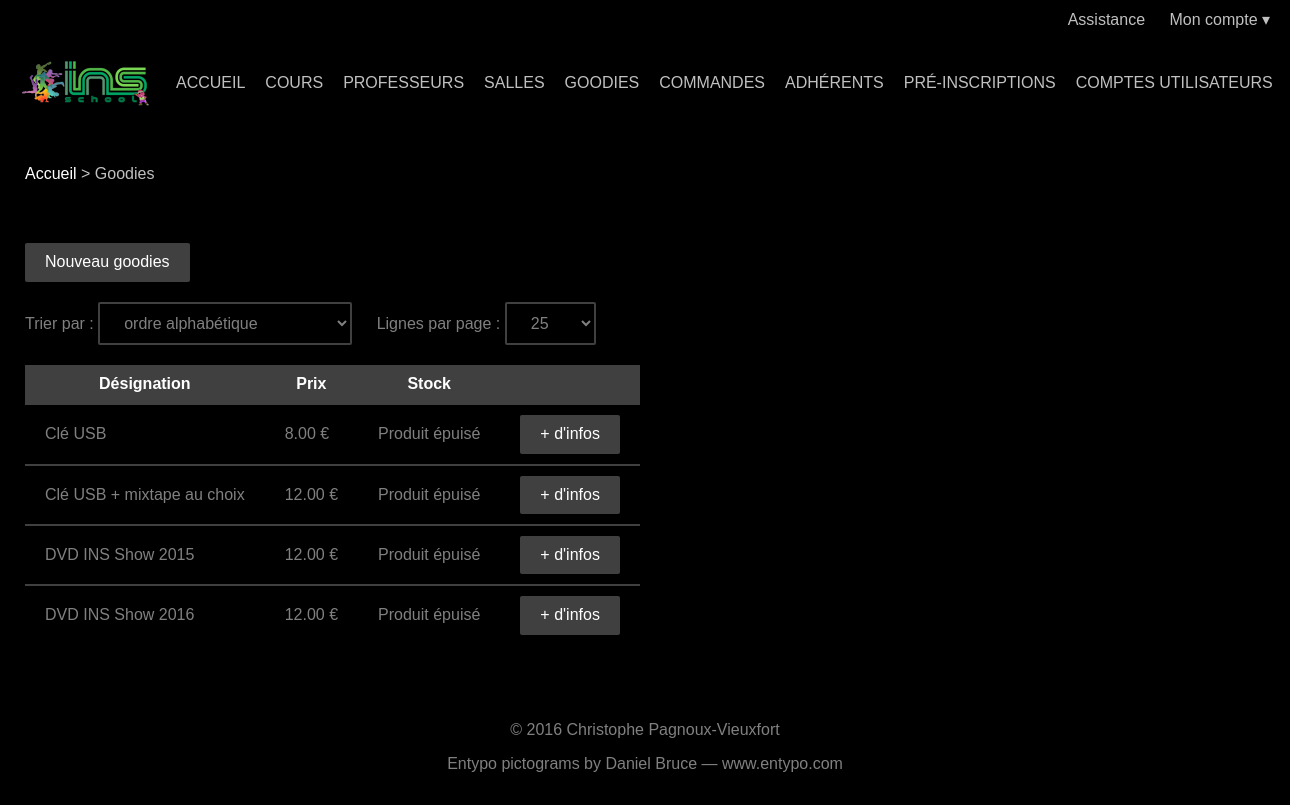
The app's page /overview.php?table=goody (signed in) with its own data.
### tables this page shows
CREATE TABLE `goody` (
  `goody_id` smallint(5) UNSIGNED NOT NULL,
  `name` varchar(50) NOT NULL,
  `description` tinytext,
  `price` decimal(4,2) DEFAULT NULL,
  `stock` smallint(5) UNSIGNED NOT NULL DEFAULT '0'
);

### views/table_goody.html.php (the view, shortened to what this page needs)
<ol class="breadcrumb">
  <li><?php link_home() ?></li>
  <li>Goodies</li>
</ol>
<div class="container">
  <ul class="action-links">
    <li><?php link_add_entity($table) ?></li>
  </ul>
  <?php if (mysqli_num_rows($result) != 0): ?>
    <table>
      <tr>
        <th>Désignation</th>
        <th>Prix</th>
        <th>Stock</th>
        <th></th>
      </tr>
      <?php while ($row = mysqli_fetch_assoc($result)): ?>
        <?php $row = html_encode_strings($row) ?>
        <tr>
          <td><?php echo $row['name'] ?></td>
          <td><?php echo $row['price'] ?> €</td>
          <td><?php echo product_status($row['stock']) ?></td>
          <td><?php link_entity('goody', $row['goody_id']) ?></td>
        </tr>
      <?php endwhile ?>
    </table>
  <?php else: ?>
    <p>Aucun goodies</p>
  <?php endif ?>
</div>

### src/util.php (shortened to what this page needs)
<?php
require_once 'src/table.php';
function link_home()
{
	echo '<a href="index.php">Accueil</a>';
}
function link_table($table)
{
	$label = '';
	switch ($table) {
	case 'goody':
		$label = 'Goodies';
		break;
	case 'lesson':
		$label = 'Cours';
		break;
	case 'member':
		$label = 'Adhérents';
		break;
	case 'order':
		$label = 'Commandes';
		break;
	case 'pre_registration':
		$label = 'Pré-inscriptions';
		break;
	case 'room':
		$label = 'Salles';
		break;
	case 'teacher':
		$label = 'Professeurs';
		break;
	case 'user':
		$label = 'Comptes utilisateurs';
		break;
	}
	echo '<a href="overview.php?table=' . $table . '">' . $label . '</a>';
}
function link_entity($table, $id, $label = null)
{
	if (isset($label))
		echo '<a href="entity.php?table=' . $table . '&amp;id=' . $id .
		     '">' . $label . '</a>';
	else
		echo '<a class="button" href="entity.php?table=' . $table .
		     '&amp;id=' . $id . '">+ d\'infos</a>';
}
function link_add_entity($table, $id = null)
{
	$label = '';
	switch ($table) {
	case 'goody':
		$label = 'Nouveau goodies';
		break;
	}
	if (isset($id))
		echo '<a class="button" href="entity.php?action=add&amp;' .
		     'table=' . $table . '&amp;id=' . $id . '">' . $label .
		     '</a>';
	else
		echo '<a class="button" href="entity.php?action=add&amp;' .
		     'table=' . $table . '">' . $label . '</a>';
}
function link_send_ticket()
{
	echo '<a href="send_ticket.php">Assistance</a>';
}
function html_encode_strings($array)
{
	return $array;
}
function product_status($stock)
{
	return 'Produit épuisé';
}

### public/css/main.css (style rules this page uses)
body { background-attachment: fixed; background-color: #000000; background-image: url('../img/background.jpg'); background-position: center top; color: #808080; }
a { color: #ffffff; text-decoration: none; }
input[type=submit], .button { background-color: #404040; border: none; border-radius: 2px; color: #ffffff; display: inline-block; }
input[type=submit], .button { padding: 10px 20px; }
table { border-collapse: collapse; }
th, td { border-bottom: 2px solid #404040; padding: 10px 20px; }
th { background-color: #404040; color: #ffffff; }
tr:last-child td { border-bottom: none; }
.dropdown-menu, .navbar ul, .breadcrumb, .pagination ul, .action-links { margin: 0; padding: 0; }
.navbar, .breadcrumb, .container, .super-container, .footer-container { box-sizing: border-box; margin: auto; width: 1280px; }
.navbar li a { display: inline-block; float: left; padding: 0 10px; }
.utility-bar a, .dropdown-toggle, .navbar li a { color: #c0c0c0; }
.breadcrumb { color: #c0c0c0; margin-bottom: 20px; padding: 0 20px; }
.breadcrumb li { display: inline; }
.breadcrumb li::before { content: '> '; }
.breadcrumb li:first-child::before { content: none; }
.container { background-color: #000000; margin-bottom: 20px; padding: 20px; }
.action-links { margin-bottom: 20px; margin-top: 20px; }
.action-links li { display: inline; }

### public/css/footer.css (style rules this page uses)
html { min-height: 100%; position: relative; }
body { margin-bottom: 140px; }

### records on screen
goody: name "Clé USB", price "8.00", stock "Produit épuisé"
goody: name "Clé USB + mixtape au choix", price "12.00", stock "Produit épuisé"
goody: name "DVD INS Show 2015", price "12.00", stock "Produit épuisé"
goody: name "DVD INS Show 2016", price "12.00", stock "Produit épuisé"

### other values on screen
$label "COURS PROFESSEURS SALLES GOODIES COMMANDES ADHÉRENTS PRÉ-INSCRIPTIONS COMPTES UTILISATEURS"
$label "Nouveau goodies"
